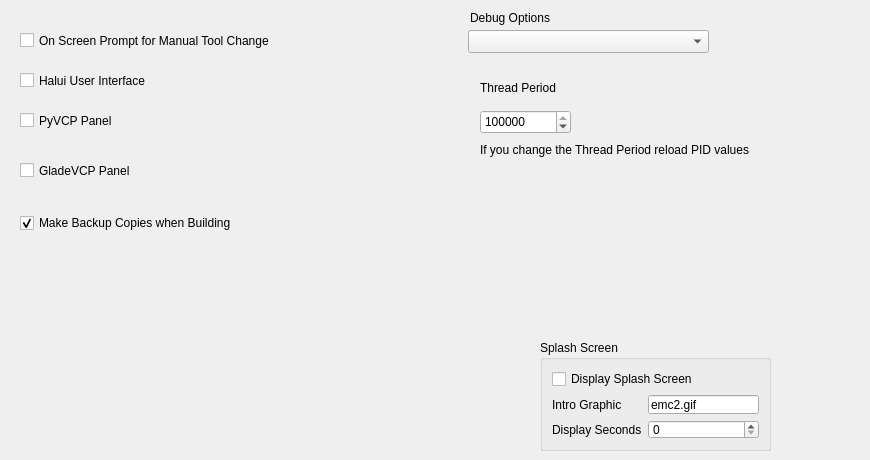
      <widget class="QWidget" name="options">
       <attribute name="title">
        <string>Options</string>
       </attribute>
       <widget class="QCheckBox" name="manualToolChangeCB">
        <property name="geometry">
         <rect>
          <x>20</x>
          <y>30</y>
          <width>291</width>
          <height>21</height>
         </rect>
        </property>
        <property name="text">
         <string>On Screen Prompt for Manual Tool Change</string>
        </property>
       </widget>
       <widget class="QCheckBox" name="haluiCB">
        <property name="geometry">
         <rect>
          <x>20</x>
          <y>70</y>
          <width>261</width>
          <height>21</height>
         </rect>
        </property>
        <property name="text">
         <string>Halui User Interface</string>
        </property>
       </widget>
       <widget class="QCheckBox" name="pyvcpCB">
        <property name="geometry">
         <rect>
          <x>20</x>
          <y>110</y>
          <width>271</width>
          <height>21</height>
         </rect>
        </property>
        <property name="text">
         <string>PyVCP Panel</string>
        </property>
       </widget>
       <widget class="QCheckBox" name="gladevcpCB">
        <property name="geometry">
         <rect>
          <x>20</x>
          <y>160</y>
          <width>271</width>
          <height>21</height>
         </rect>
        </property>
        <property name="text">
         <string>GladeVCP Panel</string>
        </property>
       </widget>
       <widget class="QComboBox" name="debugCombo">
        <property name="geometry">
         <rect>
          <x>468</x>
          <y>30</y>
          <width>241</width>
          <height>23</height>
         </rect>
        </property>
       </widget>
       <widget class="QLabel" name="label_107">
        <property name="geometry">
         <rect>
          <x>470</x>
          <y>10</y>
          <width>101</width>
          <height>16</height>
         </rect>
        </property>
        <property name="text">
         <string>Debug Options</string>
        </property>
       </widget>
       <widget class="QSpinBox" name="servoPeriodSB">
        <property name="geometry">
         <rect>
          <x>480</x>
          <y>110</y>
          <width>91</width>
          <height>24</height>
         </rect>
        </property>
        <property name="maximum">
         <number>2500000</number>
        </property>
        <property name="singleStep">
         <number>1000</number>
        </property>
        <property name="value">
         <number>1000000</number>
        </property>
       </widget>
       <widget class="QLabel" name="label_211">
        <property name="geometry">
         <rect>
          <x>480</x>
          <y>80</y>
          <width>161</width>
          <height>16</height>
         </rect>
        </property>
        <property name="text">
         <string>Thread Period</string>
        </property>
       </widget>
       <widget class="QCheckBox" name="backupCB">
        <property name="geometry">
         <rect>
          <x>20</x>
          <y>210</y>
          <width>301</width>
          <height>26</height>
         </rect>
        </property>
        <property name="text">
         <string>Make Backup Copies when Building</string>
        </property>
        <property name="checked">
         <bool>true</bool>
        </property>
       </widget>
       <widget class="QLabel" name="label_547">
        <property name="geometry">
         <rect>
          <x>480</x>
          <y>140</y>
          <width>381</width>
          <height>20</height>
         </rect>
        </property>
        <property name="text">
         <string>If you change the Thread Period reload PID values</string>
        </property>
       </widget>
       <widget class="QGroupBox" name="groupBox_14">
        <property name="geometry">
         <rect>
          <x>540</x>
          <y>340</y>
          <width>231</width>
          <height>111</height>
         </rect>
        </property>
        <property name="title">
         <string>Splash Screen</string>
        </property>
        <layout class="QGridLayout" name="gridLayout_59">
         <item row="0" column="0" colspan="2">
          <widget class="QCheckBox" name="splashScreenCB">
           <property name="text">
            <string>Display Splash Screen</string>
           </property>
          </widget>
         </item>
         <item row="2" column="1">
          <widget class="QSpinBox" name="splashScreenSB"/>
         </item>
         <item row="2" column="0">
          <widget class="QLabel" name="label_548">
           <property name="text">
            <string>Display Seconds</string>
           </property>
          </widget>
         </item>
         <item row="1" column="0">
          <widget class="QLabel" name="label_549">
           <property name="text">
            <string>Intro Graphic</string>
           </property>
          </widget>
         </item>
         <item row="1" column="1">
          <widget class="QLineEdit" name="introGraphicLE">
           <property name="text">
            <string>emc2.gif</string>
           </property>
          </widget>
         </item>
        </layout>
       </widget>
      </widget>
